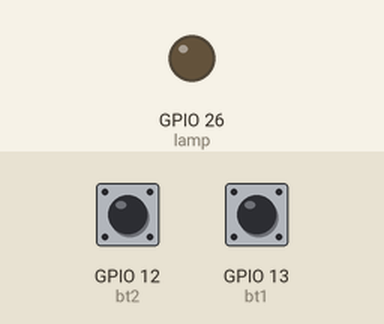
This sketch was run on a simulated ESP32. On the bench: output pins drawn as LEDs (lit = HIGH). The test bench sets the inputs (shaded band); at power-on: GPIO 12 (bt2) HIGH, GPIO 13 (bt1) HIGH.

Above: at 1.2 s.
1.3 s: GPIO 12 (bt2) pulled LOW for 0.15 s
At 2.4 s:
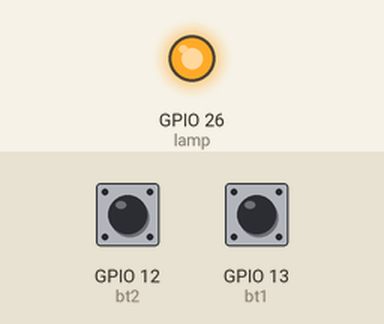
2.9 s: GPIO 12 (bt2) pulled LOW for 1 s
At 3.7 s:
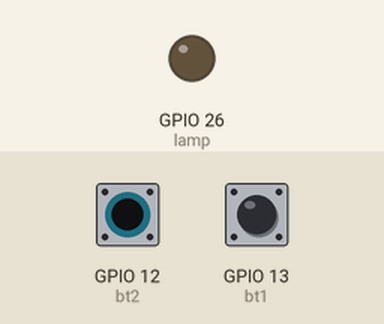
5.4 s: GPIO 12 (bt2) pulled LOW for 3.2 s
At 5.8 s:
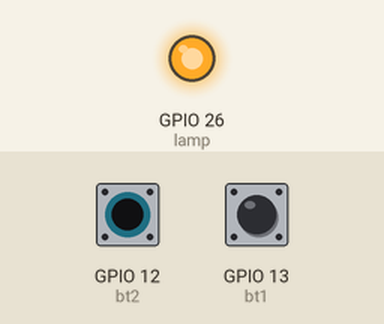
Timing chart, 0 to 8.4 s (numbered marks = the images above; inputs shaded):
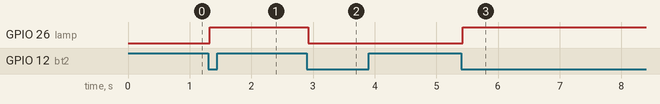

Measured:
- after the input at 1.3 s, GPIO 26 (lamp): LOW → HIGH at once
- after the input at 2.9 s, GPIO 26 (lamp): HIGH → LOW at once
- after the input at 5.4 s, GPIO 26 (lamp): LOW → HIGH at once

The sketch:

Exercise2-ledTurnOn.ino
```cpp
const int bt1 = 13;
const int bt2 = 12;
const int lamp = 26;

bool state = false;
bool stateBtn2 = LOW;

void setup() {
  // put your setup code here, to run once:
  pinMode(bt1, INPUT_PULLUP);
  pinMode(bt2, INPUT_PULLUP);
  pinMode(lamp, OUTPUT);
}

void loop() {
  // put your main code here, to run repeatedly:

  if (digitalRead(bt1) == LOW) {
    digitalWrite(lamp, HIGH);
  } else {
    digitalWrite(lamp, state);
  }

  if (digitalRead(bt2) == LOW && stateBtn2 == HIGH) {
    state = !state;
  }

  stateBtn2 = digitalRead(bt2);
  delay(20);
}
```
